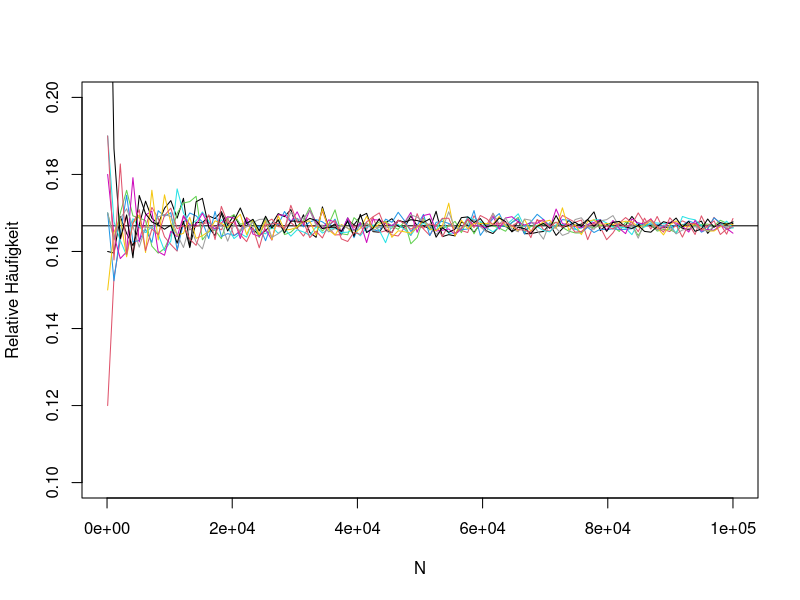

Write R code to recreate this figure.
## Einfache Computer Simulation
x = sample(1:6, 100, replace = TRUE)
x[1:10]
sum(x == 5) / 100
## Wiederholen und es kommt jedes mal was anderes raus
sum(sample(1:6, 100000000, replace = TRUE) == 5)/100000000
# Je grösser N desto weniger wankelt es.

#Limit N-> Infty
plot(NULL, xlim=c(0, 100000), ylim=c(0.1,0.2), xlab='N', ylab='Relative Häufigkeit')
abline(h=1/6)
for (i in 1:10){
 N = seq(100, 100000, length.out=100) 
 y = rep(NA,100)
 for (n in 1:100){
   y[n]=mean(sample(1:6, N[n], replace = TRUE) == 5)
 }
 lines(N, y, col=i)
}


## Kompliziertere Computersimulation, mehr als 8 Punkte im Doppelwurf
n = 1000000
x1 = sample(1:6, n, replace = TRUE) #Unabhängige Würfe
x2 = sample(1:6, n, replace = TRUE) #Unabhängige Würfe
x12 = x1 + x2 #Gesamtsumme ist Summe der einzelnen 
x1[1:3]
x2[1:3]
x12[1:3]
sum(x12 > 8) / n #Schätzung nach Mises
10/36




#Simulatiomn
erg = rep(NA, 100000)
for (i in 1:100000){
  erg[i] = sum(sample(1:5) == 1:5) > 0
}
sum(erg)/100000

1 - 1/exp(1)


